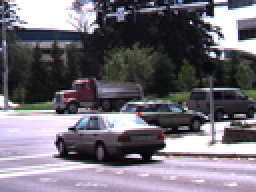
%> input picture lab_10/data/Dumptruck/frame10.png, 128 x 96 px, shrunk from 640 x 480 before the run (shown 2 times larger)
$ octave lab10.m   (GNU Octave 9; MATLAB toolbox functions it lacks are replaced by stand-ins)
%> lines starting %> are read from the running program, lines starting %| are printed output that depends on the picture
% [8 lines of commented-out code are left out]

img1 = im2double(imread("data/Dumptruck/frame10.png"));
img2 = im2double(imread("data/Dumptruck/frame11.png"));
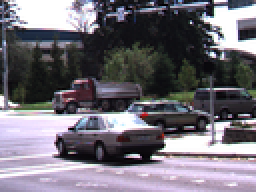
%> input picture lab_10/data/Dumptruck/frame11.png, 128 x 96 px, shrunk from 640 x 480 before the run (shown 2 times larger)


window_size = 45;
k = 4;

w = floor(window_size / 2);
shift = w + 10;

I1 = rgb2gray(img1);
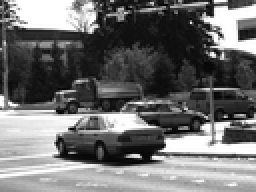
%> I1: size 96x128 double (shown 2 times larger); min 0, max 1, mean 0.437
I2 = rgb2gray(img2);
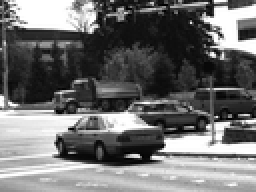
%> I2: size 96x128 double (shown 2 times larger); min 0, max 1, mean 0.436

Ix_m = imfilter(I1, [1, -1; 1, -1], 'replicate');
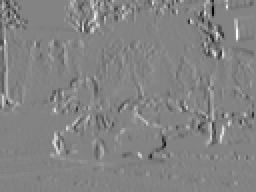
%> Ix_m: size 96x128 double (shown 2 times larger); min -1.51, max 1.42, mean -0.000408; drawn with min black and max white
Iy_m = imfilter(I1, [1, 1; -1, -1], 'replicate');
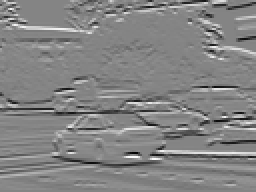
%> Iy_m: size 96x128 double (shown 2 times larger); min -1.6, max 1.48, mean -0.00432; drawn with min black and max white

u = zeros(size(I1)); u_next = zeros(size(I1));
v = zeros(size(I1)); v_next = zeros(size(I1));

for t = 1 : k
    for i = 1 + shift : size(Ix_m, 1) - shift
        for j = 1 + shift : size(Ix_m, 2) - shift

            Ix = Ix_m(i - w : i+w, j-w : j + w);
            Iy = Iy_m(i - w : i+w, j-w : j + w);

            i2 = round(i + v(i, j));
            j2 = round(j + u(i, j));


            it = I1(i - w : i+w, j-w : j + w) - I2(i2 - w : i2+w, j2-w : j2 + w);

            Ix = Ix(:);
            Iy = Iy(:);
            it = it(:);

            A = [Ix, Iy];
            b = -it;
            x = A \ b;

            u_next(i, j) = x(1);
            v_next(i, j) = x(2);
        end
    end

    u = u + u_next;
    v = v + v_next;
end
%> this loop made 4 passes
%> pass 1, `u = u + u_next;`:
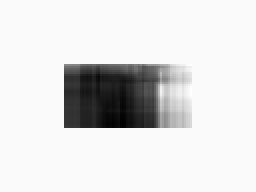
%> u: size 96x128 double (shown 2 times larger); min -0.149, max 0.00269, mean -0.0162; drawn with min black and max white
%> pass 1, `v = v + v_next;`:
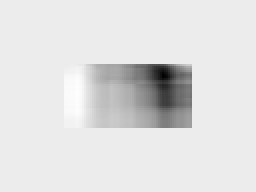
%> v: size 96x128 double (shown 2 times larger); min -0.112, max 0.00878, mean -0.00554; drawn with min black and max white

plot_flow(img2, u, v);
%> (this line was passed over: plot_flow is not available in this run)
% saveas(gcf, "result.jpg");
